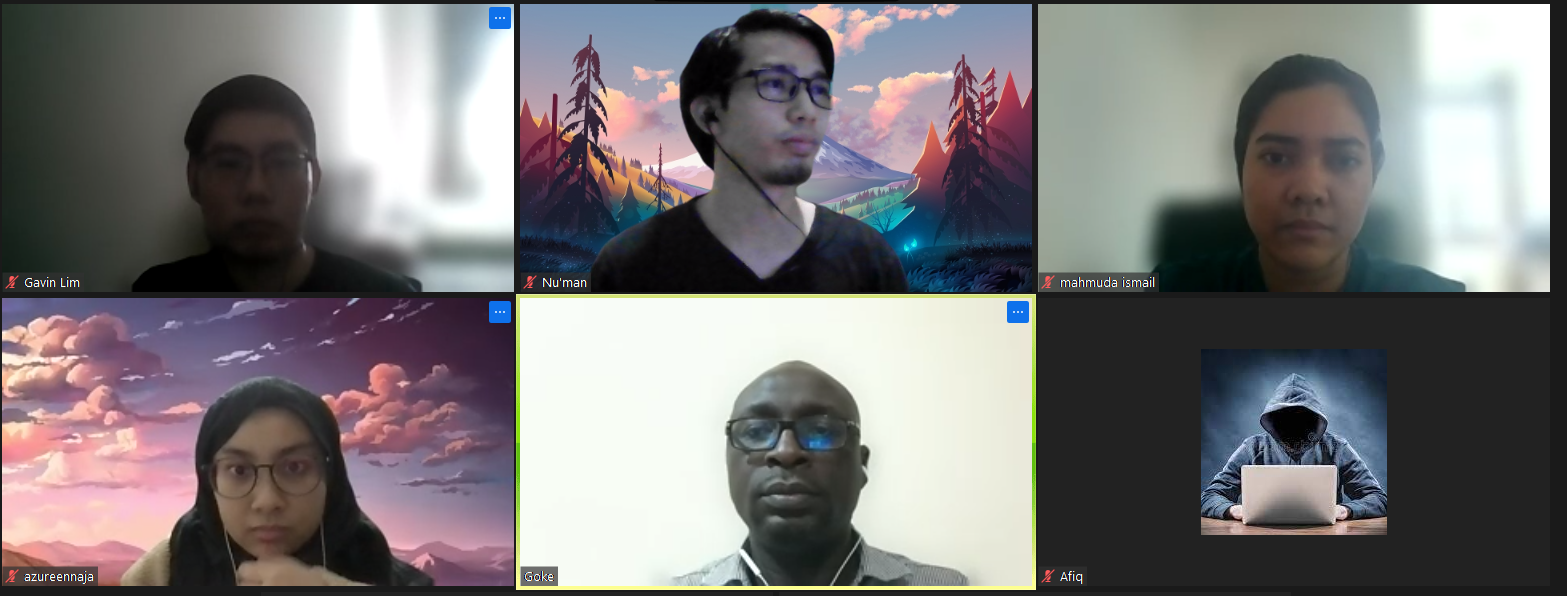
#> input picture assignment_a27-tensorflow/rawdata/screenshot/ss5.png, 1567 x 596 px
$ python extract_roi.py
#> lines starting #> are read from the running program, lines starting #| are printed output that depends on the picture
import os
import cv2 as cv
import matplotlib.pyplot as plt


imgFile = 'ss5.png'
img = cv.imread(imgFile)
#> img is the input picture: shape (596, 1567, 3); mean B, G, R 119.6, 118.3, 121.1

print(f'{img.shape = }')
#| img.shape = (596, 1567, 3)
# numan_pt = (732, 20), (828, 130), 'numan'

if not os.path.exists('dataset'):
    os.mkdir('dataset')

folderPath = os.path.splitext(imgFile)[0]
folderPath = f'dataset/{folderPath}'

if not os.path.exists(folderPath):
    os.mkdir(folderPath)

point_ls_of_ls = []

point_ls = []
point_ls.append(((732, 20), (828, 130), 'numan'))
point_ls.append(((426, 386), (515, 497), 'goke'))
point_ls.append(((122, 12), (207, 146), 'saseendran'))
point_ls.append(((412, 30), (508, 148), 'inamul'))
point_ls.append(((188, 350), (91, 223), 'mahmuda'))
point_ls.append(((411, 331), (488, 226), 'gavin'))
point_ls.append(((718, 315), (795, 212), 'azureen'))
point_ls.append(((75, 455), (158, 360), 'jincheng'))
point_ls.append(((716, 380), (815, 505), 'afiq'))

point_ls_of_ls.append(point_ls)

point_ls2 = []
point_ls2.append(((402, 177), (897, 773), 'numan'))
point_ls2.append(((882, 7), (960, 97), 'saseendran'))
point_ls2.append(((1302, 6), (1373, 97), 'inamul'))
point_ls2.append(((239, 25), (308, 104), 'mahmuda'))
point_ls2.append(((457, 27), (523, 114), 'gavin'))
point_ls2.append(((1090, 17), (1156, 98), 'azureen'))

point_ls_of_ls.append(point_ls2)

point_ls3 = []
point_ls3.append(((100, 17), (267, 201), 'numan'))
point_ls3.append(((159, 295), (323, 487), 'inamul'))
point_ls3.append(((635, 54), (792, 258), 'mahmuda'))
point_ls3.append(((1093, 61), (1235, 242), 'gavin'))
point_ls3.append(((1562, 43), (1699, 221), 'azureen'))
point_ls3.append(((594, 273), (734, 422), 'jincheng'))
point_ls3.append(((1119, 288), (1281, 492), 'goke'))

point_ls_of_ls.append(point_ls3)

point_ls4 = []
point_ls4.append(((503, 156), (1014, 717), 'numan'))
point_ls4.append(((221, 20), (313, 113), 'inamul'))
point_ls4.append(((1285, 23), (1367, 112), 'mahmuda'))
point_ls4.append(((443, 12), (521, 100), 'azureen'))
point_ls4.append(((877, 52), (922, 99), 'jincheng'))
point_ls4.append(((655, 3), (732, 93), 'saseendran'))
point_ls4.append(((1080, 26), (1157, 109), 'afiq'))

point_ls_of_ls.append(point_ls4)

point_ls5 = []
point_ls5.append(((162, 67), (338, 282), 'gavin'))
point_ls5.append(((670, 7), (845, 204), 'numan'))
point_ls5.append(((1217, 42), (1401, 281), 'mahmuda'))
point_ls5.append(((178, 367), (357, 570), 'azureen'))
point_ls5.append(((707, 352), (887, 560), 'goke'))


count = 1
a, b = 3, 3

# rectangle: (x1,y1), (x2,y2)
# crop: [y1:y2, x1:x2]

# for plist in point_ls_of_ls:
for v in point_ls5:
    ((x1, y1), (x2, y2), label) = v

    if y2 < y1:
        y = y2
        y2 = y1
        y1 = y

    if x2 < x1:
        x = x2
        x2 = x1
        x1 = x

    cropped_img = img[y1:y2, x1:x2].copy()
    print(cropped_img.shape)
    # cv.rectangle(img, (x1, y1), (x2, y2), (0, 0, 255), 2)

    saveFileName = folderPath + '/' + label + '.png'
    cv.imwrite(saveFileName, cropped_img)
#> this loop made 5 passes
#> pass 1, `cropped_img = img[y1:y2, x1:x2].copy()`:
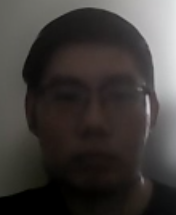
#> cropped_img: shape (215, 176, 3); mean B, G, R 57.6, 59.8, 63.7
#> pass 2, `cropped_img = img[y1:y2, x1:x2].copy()`:
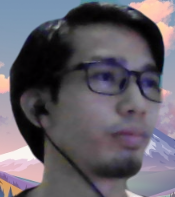
#> cropped_img: shape (197, 175, 3); mean B, G, R 103.4, 94.3, 98.8
#> pass 3, `cropped_img = img[y1:y2, x1:x2].copy()`:
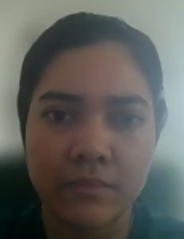
#> cropped_img: shape (239, 184, 3); mean B, G, R 90.9, 95.2, 95.1

    # [8 lines of commented-out code are left out]

$ run again, with assignment_a27-tensorflow/rawdata/screenshot/ss1.png copied over assignment_a27-tensorflow/rawdata/screenshot/ss5.png
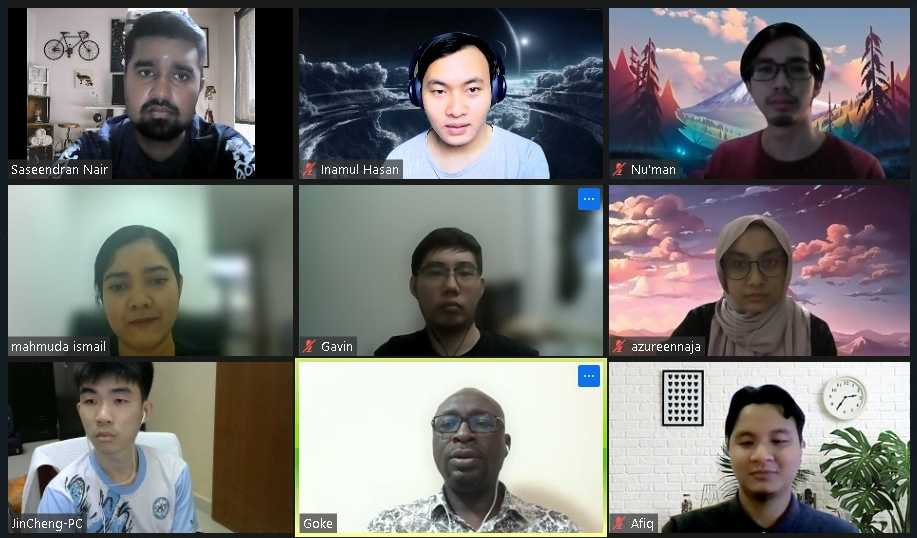
#> input picture assignment_a27-tensorflow/rawdata/screenshot/ss1.png, 917 x 538 px
#> img is the input picture: shape (538, 917, 3); mean B, G, R 114.3, 115.4, 116.1
#| img.shape = (538, 917, 3)
#> the loop `for v in point_ls5:` made 5 passes
#> pass 1, `cropped_img = img[y1:y2, x1:x2].copy()`:
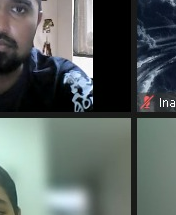
#> cropped_img: shape (215, 176, 3); mean B, G, R 95.4, 97.3, 88.7
#> pass 2, `cropped_img = img[y1:y2, x1:x2].copy()`:
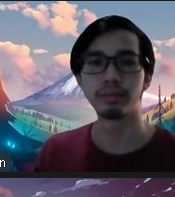
#> cropped_img: shape (197, 175, 3); mean B, G, R 105.5, 94.1, 98.8

$ run again, with assignment_a27-tensorflow/rawdata/screenshot/ss2.png copied over assignment_a27-tensorflow/rawdata/screenshot/ss5.png
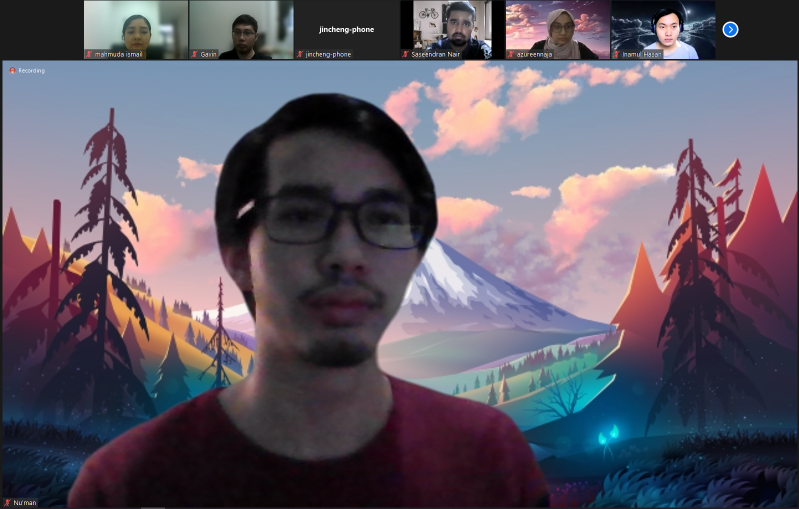
#> input picture assignment_a27-tensorflow/rawdata/screenshot/ss2.png, 1598 x 1017 px (shown at 1/2 size)
#> img is the input picture: shape (1017, 1598, 3); mean B, G, R 103.3, 90.5, 97.9
#| img.shape = (1017, 1598, 3)
#> the loop `for v in point_ls5:` made 5 passes
#> pass 1, `cropped_img = img[y1:y2, x1:x2].copy()`:
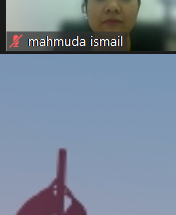
#> cropped_img: shape (215, 176, 3); mean B, G, R 153.9, 136, 121.5
#> pass 3, `cropped_img = img[y1:y2, x1:x2].copy()`:
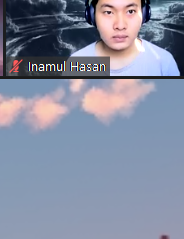
#> cropped_img: shape (239, 184, 3); mean B, G, R 159.3, 138.9, 132.1

$ run again, with assignment_a27-tensorflow/rawdata/screenshot/ss3.png copied over assignment_a27-tensorflow/rawdata/screenshot/ss5.png
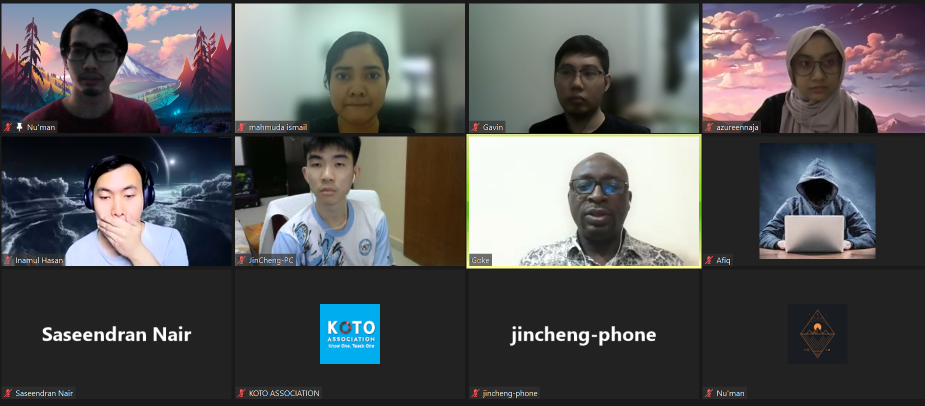
#> input picture assignment_a27-tensorflow/rawdata/screenshot/ss3.png, 1850 x 812 px (shown at 1/2 size)
#> img is the input picture: shape (812, 1850, 3); mean B, G, R 87.5, 86.4, 85.8
#| img.shape = (812, 1850, 3)
#> the loop `for v in point_ls5:` made 5 passes
#> pass 1, `cropped_img = img[y1:y2, x1:x2].copy()`:
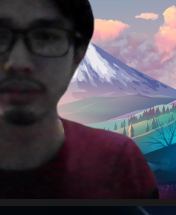
#> cropped_img: shape (215, 176, 3); mean B, G, R 83.2, 73.3, 79
#> pass 3, `cropped_img = img[y1:y2, x1:x2].copy()`:
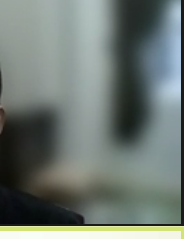
#> cropped_img: shape (239, 184, 3); mean B, G, R 115, 120.4, 110.4
